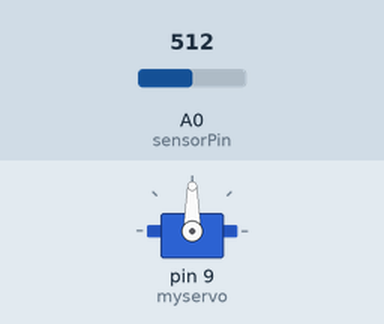
Recording of a sketch running on a simulated Arduino Uno, built with avr-gcc and run on an emulated ATmega328P. Parts: servo. The inputs (shaded band) are chosen by the test bench; at power-on: A0 (sensorPin) = 512.

Above: at 1.2 s.
1.3 s: A0 (sensorPin) set to 716
At 1.6 s:
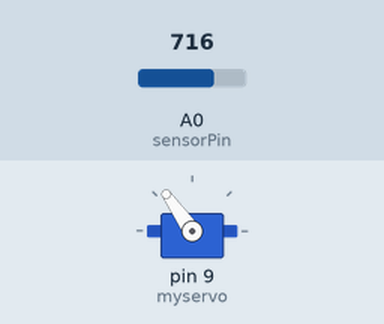
2.8 s: A0 (sensorPin) set to 900
At 3.7 s:
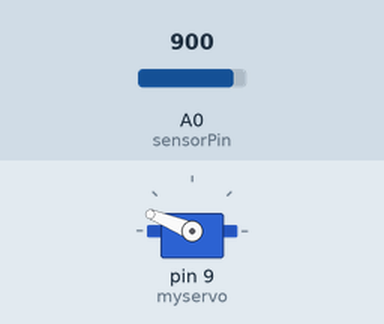
4.3 s: A0 (sensorPin) set to 1023
At 5.1 s:
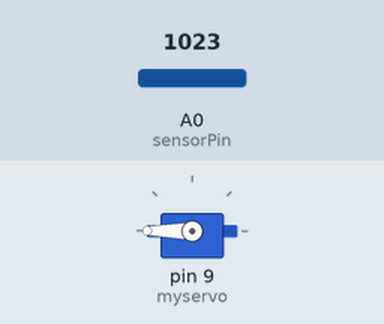
5.8 s: A0 (sensorPin) set to 306
At 7.0 s:
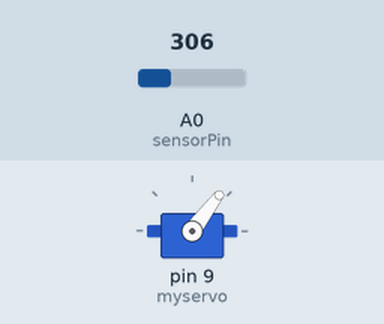
7.3 s: A0 (sensorPin) set to 122
At 8.5 s:
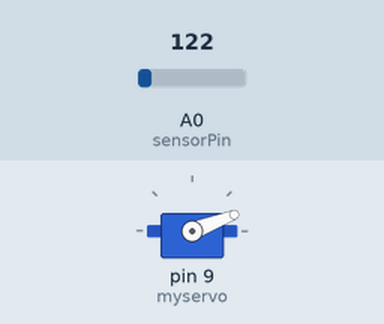
Timing chart, 0 to 9.8 s (numbered marks = the images above; inputs shaded):
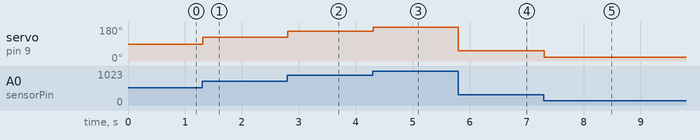

The sketch:

servo.ino
```cpp
#include <Servo.h>
Servo myservo;
const int sensorPin = A0;
int pos = 0;

void setup() {
  myservo.attach(9);
  pinMode(sensorPin, INPUT);
}

void loop() {
  int sensorVal = analogRead(sensorPin);
  int mapSensorVal = map(sensorVal,0,1023,0,180);
  myservo.write(mapSensorVal);
  delay(15);
}
```

Measured:
- after the input at 1.3 s, servo on pin 9 (myservo): 90° → 125° at once
- after the input at 2.8 s, servo on pin 9 (myservo): 125° → 158° at once
- after the input at 4.3 s, servo on pin 9 (myservo): 158° → 180° at once
- after the input at 5.8 s, servo on pin 9 (myservo): 180° → 53° at once
- after the input at 7.3 s, servo on pin 9 (myservo): 53° → 21° at once
